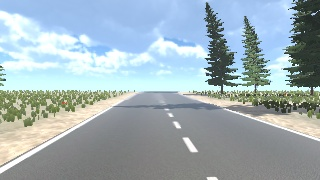
#> input picture Lessons/frame_20260212_200107_097.jpg, 320 x 180 px
$ python edge_lines_lane_detection.py
#> lines starting #> are read from the running program, lines starting #| are printed output that depends on the picture; after the words box and inside, x2 and y2 are one past the last pixel; in counts of white or black regions, pixels touching at a corner belong together
import cv2
import numpy as np
import matplotlib.pyplot as plt

def region_of_interest(img, vertices):
    mask = np.zeros_like(img)
    cv2.fillPoly(mask, [vertices], 255)
    masked = cv2.bitwise_and(img, mask)
    return masked

def draw_lines(img, lines, color=(0,255,0), thickness=5):
    for line in lines:
        x1, y1, x2, y2 = line
        cv2.line(img, (x1, y1), (x2, y2), color, thickness)

def average_slope_intercept(lines, img_shape):
    left_lines = []
    right_lines = []
    left_weights = []
    right_weights = []
    for line in lines:
        for x1, y1, x2, y2 in line:
            # Fit line to points: y = m*x + b
            if x2 - x1 == 0:
                continue  # avoid division by zero
            slope = (y2 - y1) / (x2 - x1)
            intercept = y1 - (slope * x1)
            length = np.sqrt((y2-y1)**2 + (x2-x1)**2)
            # Filter out non-lane lines by slope
            if slope < -0.5:
                left_lines.append((slope, intercept))
                left_weights.append(length)
            elif slope > 0.5:
                right_lines.append((slope, intercept))
                right_weights.append(length)
    # Average using weighted mean (by length)
    lane_lines = []
    y1 = img_shape[0]  # bottom of the image
    y2 = int(y1 * 0.6)  # a bit higher (top of lanes)
    if left_lines:
        left_lane = np.dot(left_weights, left_lines) / np.sum(left_weights)
        left_slope, left_intercept = left_lane
        x1 = int((y1 - left_intercept) / left_slope)
        x2 = int((y2 - left_intercept) / left_slope)
        lane_lines.append([x1, y1, x2, y2])
    if right_lines:
        right_lane = np.dot(right_weights, right_lines) / np.sum(right_weights)
        right_slope, right_intercept = right_lane
        x1 = int((y1 - right_intercept) / right_slope)
        x2 = int((y2 - right_intercept) / right_slope)
        lane_lines.append([x1, y1, x2, y2])
    return lane_lines

# 1. Read Image
img = cv2.imread('frame_20260212_200107_097.jpg')  # <-- replace with your own image path
#> img is the input picture: shape (180, 320, 3); mean B, G, R 182, 175.4, 159
gray = cv2.cvtColor(img, cv2.COLOR_BGR2GRAY)
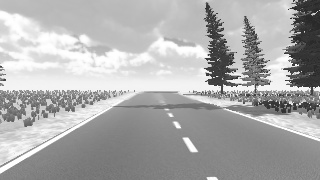
#> gray: shape (180, 320); min 37, max 255, mean 171.2
blur = cv2.GaussianBlur(gray, (5,5), 0)
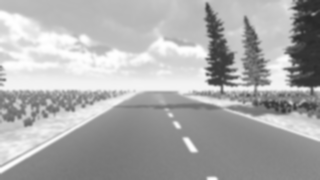
#> blur: shape (180, 320); min 41, max 255, mean 171.2

# 2. Edge Detection
edges = cv2.Canny(blur, 50, 150)
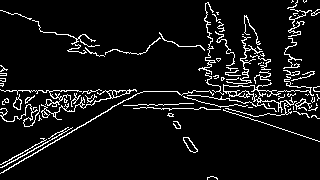
#> edges: shape (180, 320); 7.4% white in thin lines or dots

# 3. Mask the region of interest (focus on the bottom half)
height, width = img.shape[:2]
#> height = 180; width = 320
roi_vertices = np.array([
    [(int(0.1*width), height),
     (int(0.45*width), int(0.6*height)),
     (int(0.55*width), int(0.6*height)),
     (int(0.9*width), height)]
], dtype=np.int32)
masked_edges = region_of_interest(edges, roi_vertices[0])
#> in region_of_interest, `cv2.fillPoly(mask, [vertices], 255)`:
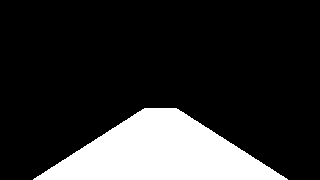
#> mask: shape (180, 320); 18.1% white; 1 white region, box (x1, y1, x2, y2) and area: (33, 108, 288, 180) 10408
#> in region_of_interest, `masked = cv2.bitwise_and(img, mask)`:
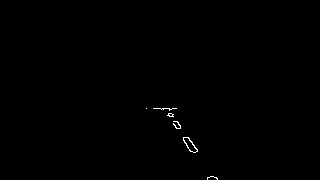
#> masked: shape (180, 320); 0.24% white in thin lines or dots, all inside (x1, y1, x2, y2) = (146, 108, 218, 180)

# 4. Hough Line detection
lines = cv2.HoughLinesP(masked_edges, 1, np.pi/180, threshold=50, minLineLength=50, maxLineGap=120)
#> lines = None

# 5. Post-process lines to get robust lane lines
lane_lines = []
if lines is not None:
    lane_lines = average_slope_intercept(lines, img.shape)


line_img = np.zeros_like(img)
draw_lines(line_img, lane_lines, color=(0,255,0), thickness=10)
#> after the loop in draw_lines, `for line in lines:`: img: shape (180, 320, 3); every value is 0

# Overlay detected lanes on the original image
result = cv2.addWeighted(img, 0.8, line_img, 1.0, 0)
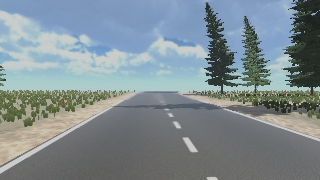
#> result: shape (180, 320, 3); mean B, G, R 145.6, 140.3, 127.2
center_point = None
if len(lane_lines) == 2:
    x1_l, y1_l, _, _ = lane_lines[0]
    x1_r, y1_r, _, _ = lane_lines[1]
    center_x = int((x1_l + x1_r) / 2)
    center_y = int((y1_l + y1_r) / 2)  # usually bottom of image (~height)
    center_point = (center_x, center_y)
    cv2.circle(result, center_point, 12, (255, 0, 0), -1)


# 6. Overlay detected lanes on the original image
result = cv2.addWeighted(img, 0.8, line_img, 1.0, 0)

# 7. Show results
plt.figure(figsize=(14,8))
plt.subplot(1,2,1)
plt.title("Edges (ROI)")
plt.imshow(masked_edges, cmap='gray')
plt.axis('off')
plt.subplot(1,2,2)
plt.title("Detected Lanes")
plt.imshow(cv2.cvtColor(result, cv2.COLOR_BGR2RGB))

if center_point is not None:
    plt.plot(center_point[0], center_point[1], 'bo', markersize=16, markeredgecolor="white")
plt.axis('off')
plt.tight_layout()
plt.show()
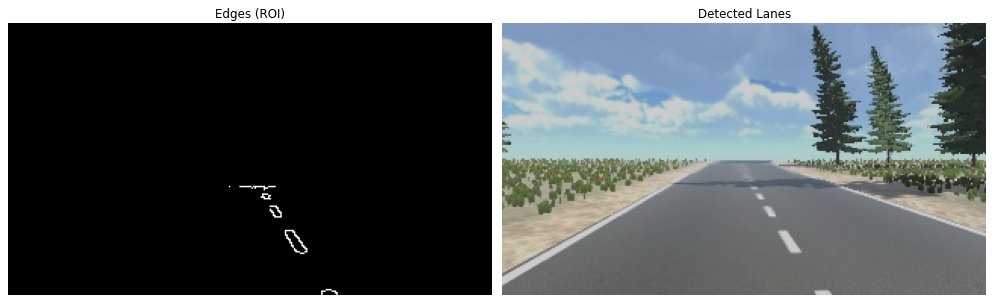
#> figure drawn by matplotlib, 2 panels
